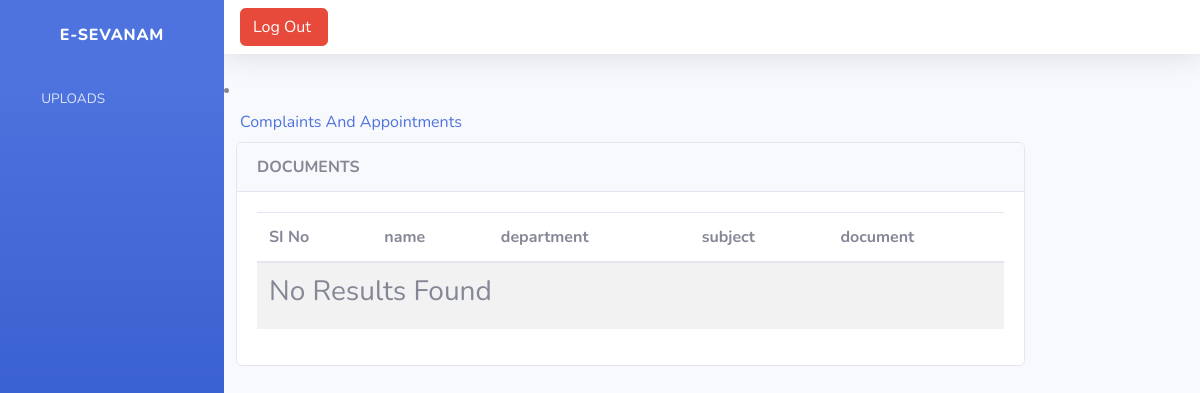
Page /doc_view (signed in) on the earlier database version.
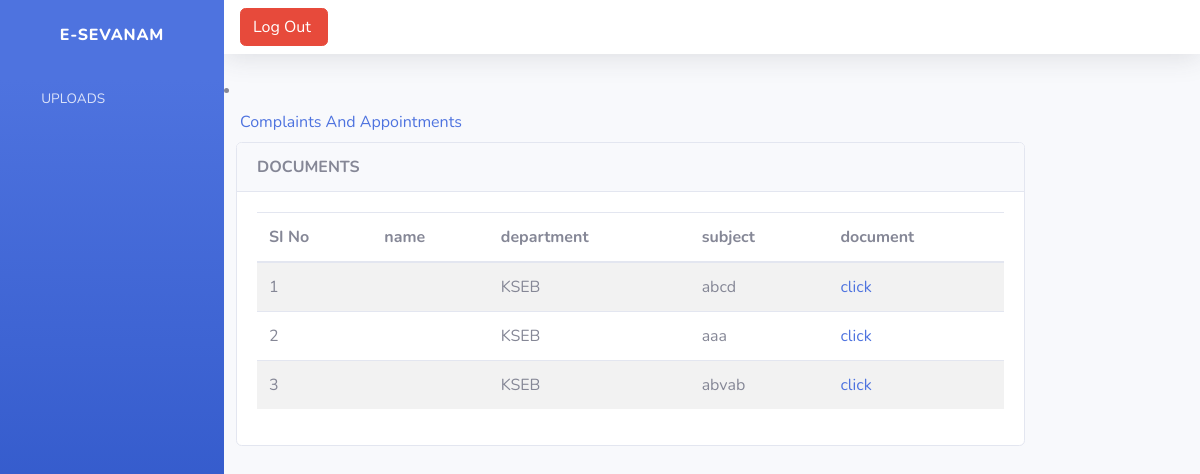
Same page on the later database version.
### manageapp1/models.py (models this page shows)
class Uploads(models.Model):
    user = models.ForeignKey(Login, on_delete=models.DO_NOTHING)
    department = models.ForeignKey(Department, on_delete=models.DO_NOTHING)
    subject = models.CharField(max_length=200, blank = True)
    document = models.FileField(upload_to='documents/')
    email = models.EmailField()
    contact_no = models.CharField(max_length=100)

class Department(models.Model):
    name= models.CharField(max_length=200)
    place= models.CharField(max_length=200)
    contact_number= models.CharField(max_length=100)
    email= models.EmailField()
    def __str__(self):
        return self.name

### manageapp1/govt_views.py (the view)
# urls.py: path('doc_view',govt_views.doc_view, name ='doc_view'),
@login_required(login_url='login_view')
def doc_view(request):
    uploads = Uploads.objects.all()
    return render(request,'gov_doc_view.html',{'uploads':uploads})

### templates/gov_doc_view.html (shortened to what this page needs)
<!DOCTYPE html>
{% extends 'govbase.html' %}
{% block content %}
<div class="col-lg-10">
    <div class="card">
        <div class="card-header">
            <strong class="card-title">DOCUMENTS</strong>
        </div>
          <div class="card-body">
            <table class="table table-striped">
                <thead>
                <tr>
                    <th scope="col">SI No</th>
                    <th scope="col">name</th>
                    <th scope="col">department</th>
                    <th scope="col">subject</th>
                    <th scope="col">document</th>
                </tr>
                </thead>
                <tbody>
                {% for n in uploads %}
                <tr>
                    <td scope="row">{{forloop.counter}}</td>
                     <td>{{n.user}}</td>
                     <td>{{n.department}}</td>
                     <td>{{n.subject}}</td>
                    <td>
                        {% if n.reply == None %}
                        <a href="{% url 'certificate' n.id %}">click</a>
                        {% else %}
                        {{n.reply}}
                        {% endif %}
                    </td>
                 {% empty %}
                <tr>
                    <td colspan="7"><h3>No Results Found</h3></td>
                </tr>
                {% endfor %}
                </tbody>
            </table>
        </div>
    </div>
</div>
{% endblock %}

Differences in the rows shown:
added Uploads: department "KSEB", subject "abcd"
added Uploads: department "KSEB", subject "aaa"
added Uploads: department "KSEB", subject "abvab"
Other differences:
text no longer shown: "No Results Found"
